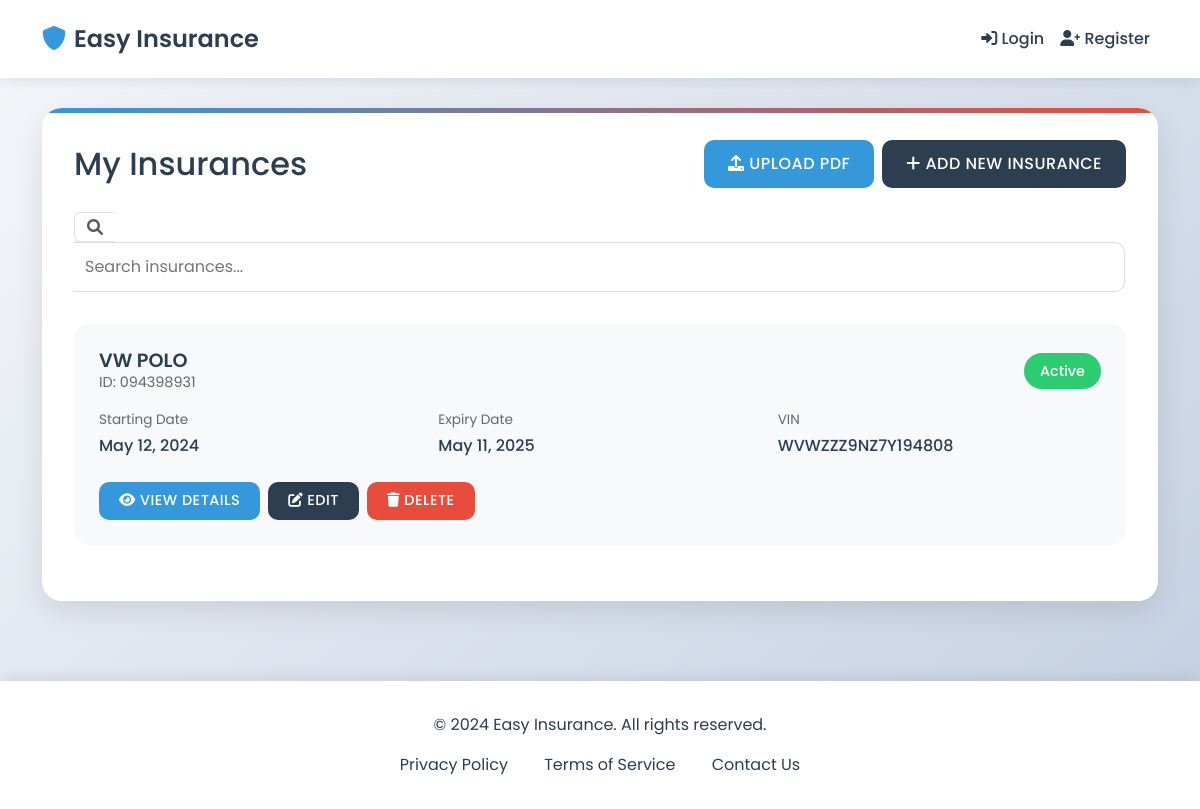
/EasyInsurance/insurances/ (signed in), run on the app's committed database.
### EasyInsurance/models.py (models this page shows, shortened)
class Insurance(models.Model):
    user = models.ForeignKey(User, on_delete=models.CASCADE, related_name='insurances', null=True, default=1)
    insurance_id = models.CharField(max_length=50)
    expiry_date = models.DateTimeField()
    starting_date = models.DateTimeField()
    car_brand = models.CharField(max_length=50)
    car_model = models.CharField(max_length=50)
    VIN = models.CharField(max_length=50)
    class Meta:
        unique_together = ['user', 'insurance_id']

### EasyInsurance/views.py (the view, shortened to what this page needs)
# urls.py: path("insurances/", views.InsuranceListView.as_view(), name="insurance_list"),
class InsuranceListView(View):
    template_name = "Webpages/insurances.html"
    def get(self, request):
        user_id = request.session.get('user_id')
        if not user_id:
            messages.error(request, 'Please log in to view your insurance records')
            return redirect('login')
        insurances = Insurance.objects.filter(user_id=user_id).order_by('-starting_date')
        return render(request, self.template_name, {'insurances': insurances})

### templates/Webpages/insurances.html (shortened to what this page needs)
{% extends 'Webpages/base.html' %}
{% block content %}
<div class="content-container">
    <div class="d-flex justify-content-between align-items-center mb-4">
        <h2 class="mb-0">My Insurances</h2>
        <div class="d-flex gap-2">
            <a href="{% url 'upload' %}" class="btn btn-primary">
                <i class="fas fa-upload"></i> Upload PDF
            </a>
            <a href="{% url 'insurance_form' %}" class="btn btn-secondary">
                <i class="fas fa-plus"></i> Add New Insurance
            </a>
        </div>
    </div>
    <div class="search-container">
        <div class="input-group">
            <span class="input-group-text bg-white border-end-0">
                <i class="fas fa-search text-muted"></i>
            </span>
            <input type="text" class="search-input border-start-0" placeholder="Search insurances..." id="searchInput">
        </div>
    </div>
    {% if insurances %}
    <div class="insurance-list">
        {% for insurance in insurances %}
        <div class="insurance-card">
            <div class="insurance-header">
                <div>
                    <h3 class="insurance-title">{{ insurance.car_brand }} {{ insurance.car_model }}</h3>
                    <div class="insurance-id">ID: {{ insurance.insurance_id }}</div>
                </div>
                <div>
                    {% if insurance.expiry_date < now %}
                    <span class="status-badge status-expired">Expired</span>
                    {% else %}
                    <span class="status-badge status-active">Active</span>
                    {% endif %}
                </div>
            </div>
            <div class="insurance-details">
                <div class="detail-item">
                    <div class="detail-label">Starting Date</div>
                    <div class="detail-value">{{ insurance.starting_date|date:"F d, Y" }}</div>
                </div>
                <div class="detail-item">
                    <div class="detail-label">Expiry Date</div>
                    <div class="detail-value">{{ insurance.expiry_date|date:"F d, Y" }}</div>
                </div>
                <div class="detail-item">
                    <div class="detail-label">VIN</div>
                    <div class="detail-value">{{ insurance.VIN }}</div>
                </div>
            </div>
            <div class="d-flex gap-2">
                <a href="{% url 'insurance_detail' insurance.id %}" class="btn btn-action btn-view">
                    <i class="fas fa-eye"></i> View Details
                </a>
                <a href="{% url 'insurance_edit' insurance.id %}" class="btn btn-action btn-edit">
                    <i class="fas fa-edit"></i> Edit
                </a>
                <form method="post" style="display: inline;">
                    <button type="submit" class="btn btn-action btn-delete" onclick="return confirm('Are you sure you want to delete this insurance?')">
                        <i class="fas fa-trash"></i> Delete
                    </button>
                </form>
            </div>
        </div>
        {% endfor %}
    </div>
    {% endif %}
</div>
{% endblock %}

### templates/Webpages/base.html (style rules this page uses)
:root { --primary-color: #2c3e50; --secondary-color: #3498db; --accent-color: #e74c3c; --light-bg: #f8f9fa; --text-color: #2c3e50; --success-color: #2ecc71; --warning-color: #f1c40f; --danger-color: #e74c3c; }
body { font-family: 'Poppins', sans-serif; background: linear-gradient(135deg, #f5f7fa 0%, #c3cfe2 100%); min-height: 100vh; color: var(--text-color); padding-top: 76px; }
.content-container { background: white; border-radius: 20px; padding: 2rem; box-shadow: 0 10px 30px rgba(0, 0, 0, 0.1); position: relative; overflow: hidden; }
.content-container::before { content: ''; position: absolute; top: 0; left: 0; width: 100%; height: 5px; background: linear-gradient(90deg, var(--secondary-color), var(--accent-color)); }
.btn { border-radius: 10px; padding: 0.75rem 1.5rem; font-weight: 500; text-transform: uppercase; letter-spacing: 0.5px; transition: all 0.3s ease; }
.btn-primary { background: var(--secondary-color); border: none; }
.btn-secondary { background: var(--primary-color); border: none; }

### templates/Webpages/insurances.html (style rules this page uses)
.insurance-card { background: var(--light-bg); border-radius: 15px; padding: 1.5rem; margin-bottom: 1.5rem; transition: all 0.3s ease; border: 1px solid transparent; }
.insurance-header { display: flex; justify-content: space-between; align-items: center; margin-bottom: 1rem; }
.insurance-title { font-size: 1.2rem; font-weight: 600; color: var(--primary-color); margin: 0; }
.insurance-id { font-size: 0.9rem; color: #666; }
.insurance-details { display: grid; grid-template-columns: repeat(auto-fit, minmax(200px, 1fr)); gap: 1rem; margin-bottom: 1rem; }
.detail-item { margin-bottom: 0.5rem; }
.detail-label { font-size: 0.85rem; color: #666; margin-bottom: 0.25rem; }
.detail-value { font-weight: 500; color: var(--primary-color); }
.status-badge { padding: 0.5rem 1rem; border-radius: 20px; font-weight: 500; font-size: 0.9rem; }
.status-active { background: var(--success-color); color: white; }
.btn-action { border-radius: 10px; padding: 8px 20px; font-weight: 500; text-transform: uppercase; letter-spacing: 0.5px; transition: all 0.3s ease; font-size: 0.9rem; }
.btn-view { background: var(--secondary-color); border: none; color: white; }
.btn-edit { background: var(--primary-color); border: none; color: white; }
.btn-delete { background: var(--danger-color); border: none; color: white; }
.search-container { margin-bottom: 2rem; }
.search-input { border-radius: 10px; padding: 12px; border: 1px solid #ddd; font-size: 1rem; transition: all 0.3s ease; width: 100%; }

### data on the page
Insurance: car_brand "VW", car_model "POLO", insurance_id "094398931", shows "Active", starting_date "May 12, 2024", expiry_date "May 11, 2025", VIN "WVWZZZ9NZ7Y194808"
